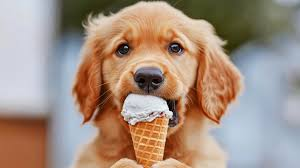
#> input picture Computer_Vision/images.jpg, 300 x 168 px
$ jupyter execute file2.ipynb
#> lines starting #> are read from the running program, lines starting #| are printed output that depends on the picture
[cell 1]
import cv2
import matplotlib.pyplot as plt

[cell 2]
img = cv2.imread('images.jpg')
#> img is the input picture: shape (168, 300, 3); mean B, G, R 129.2, 144, 165.1
plt.imshow(img)

[cell 3]
conv_img = cv2.cvtColor(img,cv2.COLOR_BGR2RGB)
plt.imshow(conv_img)

Bounding BOX- we can create or draw rectangles or circles etc..in an image or texts in an image

#Rectangle:
#2 points:
#-->Left Top
#-->Right Bottom

[cell 4]
cv2.rectangle(conv_img,pt1=(70,5),pt2=(240,140),color=(0,0,255),thickness=3)
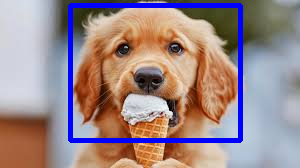
#> conv_img: shape (168, 300, 3); mean R, G, B 156.7, 136, 137.5
plt.imshow(conv_img)

[cell 5]
img2 = cv2.imread('download.jpg')
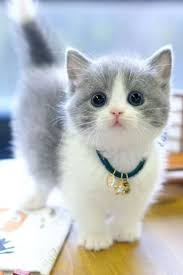
#> input picture Computer_Vision/download.jpg, 183 x 275 px
#> img2 is the input picture: shape (275, 183, 3); mean B, G, R 191.8, 190.5, 186.9
plt.imshow(img2)

[cell 6]
conv_img2 = cv2.cvtColor(img2,cv2.COLOR_BGR2RGB)
plt.imshow(conv_img2)

[cell 7]
# cv2.rectangle(conv_img2,pt1=(60,40),pt2=(180,150),color=(0,0,255),thickness=-2)
# plt.imshow(conv_img2)

Circle:
2 points:
--> center
-->radius

[cell 8]
cv2.circle(conv_img2,center=(120,100),radius=50,color=(0,0,255),thickness=3)
plt.imshow(conv_img2)

To add text in an image:

[cell 9]
cv2.putText(conv_img2,text='CUTE CAT',org=(40,35),fontFace=cv2.FONT_HERSHEY_COMPLEX,fontScale=0.5,color=(255,0,0),thickness=1)
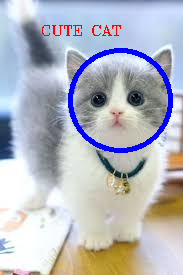
#> conv_img2: shape (275, 183, 3); mean R, G, B 181.4, 183.5, 192.6
plt.imshow(conv_img2)
